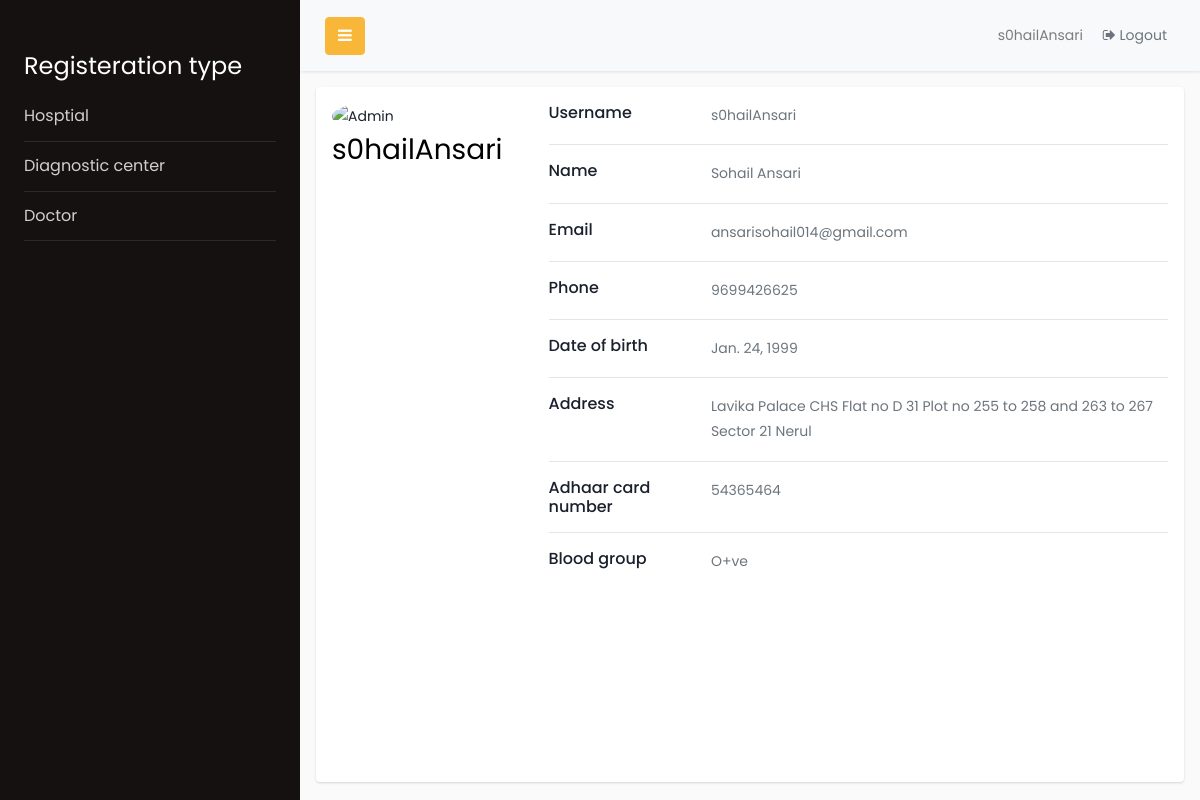
/p/profile/ (signed in), run on the app's committed database.
### ARCIT/models.py (models this page shows)
class User(AbstractUser):
    id = models.BigAutoField(primary_key=True)
    is_patient = models.BooleanField(default=False)
    is_doctor = models.BooleanField(default=False)
    is_hospital = models.BooleanField(default=False)
    is_diagnosticDepartment = models.BooleanField(default=False)

### Patient/models.py (models this page shows)
class Patient(models.Model):
    id = models.BigAutoField(primary_key=True)
    user=models.OneToOneField(settings.AUTH_USER_MODEL, on_delete=models.CASCADE)
    name = models.CharField(max_length=100)
    email = models.EmailField(max_length=254, unique=True)
    phone_number = models.BigIntegerField(unique=True)
    dob	= models.DateField()
    gender = models.CharField(max_length=20)
    weight = models.IntegerField()
    address = models.CharField(max_length=254)
    state = models.CharField(max_length=254, null=True)
    adharcardno = models.BigIntegerField(unique=True)
    blood_group = models.CharField(max_length=5, null=True)
    created_by = models.ForeignKey(settings.AUTH_USER_MODEL, related_name='created_by', on_delete=models.CASCADE)

### Patient/views.py (the view)
class ViewPatientProfile(TemplateView):
    template_name='Patient/profile.html'
    def get(self,request, *args, **kwargs):
        user = User.objects.get(username=request.session['loggedin_username'])
        patient = Patient.objects.get(user=user)
        return render(request,self.template_name,{'profile':patient})

### templates/Patient/profile.html (shortened to what this page needs)
{% extends 'sidebar.html' %}
{% block content %}
<body>
    <div class="row gutters-sm">
        <div class="col-md-12">
            <div class="card" style="height: calc(100vh - 105px);">
                <div class="card-body">
                    <div class="row">
                        <div class="col-3">
                            <img src="https://bootdey.com/img/Content/avatar/avatar7.png" alt="Admin" class="rounded-circle" width="150">
                            <div><h3>{{profile.user}}</h3></div>
                        </div>
                        <div class="col-9">
                            <div class="row">
                                <div class="col-sm-3"><h6 class="mb-0">Username</h6></div>
                                <div class="col-sm-9 text-secondary">{{profile.user}}</div>
                            </div>
                            <hr>
                            <div class="row">
                                <div class="col-sm-3"><h6 class="mb-0">Name</h6></div>
                                <div class="col-sm-9 text-secondary">{{profile.name}}</div>
                            </div>
                            <hr>
                            <div class="row">
                                <div class="col-sm-3">
                                    <h6 class="mb-0">Email</h6>
                                </div>
                            <div class="col-sm-9 text-secondary">{{profile.email}}</div>
                        </div>
                        <hr>
                        <div class="row">
                            <div class="col-sm-3">
                                <h6 class="mb-0">Phone</h6>
                            </div>
                            <div class="col-sm-9 text-secondary">{{profile.phone_number}}</div>
                        </div>
                        <hr>
                        <div class="row">
                            <div class="col-sm-3">
                                <h6 class="mb-0">Date of birth</h6>
                            </div>
                            <div class="col-sm-9 text-secondary">{{profile.dob}}</div>
                        </div>
                        <hr>
                        <div class="row">
                            <div class="col-sm-3"><h6 class="mb-0">Address</h6></div>
                            <div class="col-sm-9 text-secondary">{{profile.address}}</div>
                        </div>
                        <hr>
                        <div class="row">
                            <div class="col-sm-3">
                                <h6 class="mb-0">Adhaar card number</h6>
                            </div>
                            <div class="col-sm-9 text-secondary">{{profile.adharcardno}}</div>
                        </div>
                        <hr><div class="row">
                            <div class="col-sm-3">
                                <h6 class="mb-0">Blood group</h6>
                            </div>
                            <div class="col-sm-9 text-secondary">{{profile.blood_group}}</div>
                        </div>
                    </div>
                </div>
            </div>
            </div>
        </div>
    </div>
</body>
{% endblock %}

### templates/sidebar.html (shortened to what this page needs)
{% load static %}
<!doctype html>
<html lang="en">
  <head>
    <link rel="stylesheet" href="https://stackpath.bootstrapcdn.com/font-awesome/4.7.0/css/font-awesome.min.css">
    <link rel="stylesheet" href="{% static 'css/style.css' %}">
  </head>
  <body>
		<div class="wrapper d-flex align-items-stretch">
			<nav id="sidebar">
				<div class="p-4 pt-5">
          <ul class="list-unstyled components mb-5">
              {% if request.session.is_doctor %}
                <li>
                    <a href="{% url 'doctorprofile' %}">Profile</a>
                </li>
                <li>
                    <a href="{% url 'registeration' role="P" %}">New patient</a>
                </li>
                <li>
                    <a href="{% url 'otpAuth' %}">Existing patient</a>
                </li>
              {% else %}
                <li>
                    <h4 style="color:white">Registeration type</h4>
                </li>
                <li>
                    <a href="{% url 'registeration' role="H" %}">Hosptial</a>
                </li>
                <li>
                    <a href="{% url 'registeration' role="R" %}">Diagnostic center</a>
                </li>
                <li>
                    <a href="{% url 'registeration' role="D" %}">Doctor</a>
                </li>
            {% endif %}
          </ul>
	      </div>
    	</nav>
      <div id="content">
        <nav class="navbar navbar-expand-lg navbar-light bg-light mb-0">
          <div class="container-fluid">
            <button type="button" id="sidebarCollapse" class="btn btn-primary">
              <i class="fa fa-bars"></i>
            </button>
            <div class="collapse navbar-collapse" id="navbarSupportedContent">
              <ul class="nav navbar-nav ml-auto" >
                <li class="nav-item">
                  {% if request.session.loggedin_username %}
                    <a href="{% url 'logout' %}" class="nav-link">
                  {% else %}
                    <a href="{% url 'login' %}" class="nav-link">
                  {% endif %}
                    <span class="mr-3">{{request.session.loggedin_username}}</span>
                    <span class="text-secondary">
                      <i class="fa fa-sign-out" aria-hidden="true"></i>
                        <span class="pt-1">
                          {% if request.session.loggedin_username %}
                              Logout
                          {% else %}
                              Login
                          {% endif %}
                        </span>
                    </span>
                </a>
              </ul>
            </div>
          </div>
        </nav>
        <div class="p-3">
          {% block content %} {% endblock content %}
        </div>
      </div>
		</div>
  </body>
</html>

### templates/Patient/profile.html (style rules this page uses)
body { color: #1a202c; text-align: left; }
.card { box-shadow: 0 1px 3px 0 rgba(0,0,0,.1), 0 1px 2px 0 rgba(0,0,0,.06); }
.card { position: relative; display: flex; flex-direction: column; min-width: 0; word-wrap: break-word; background-color: #fff; background-clip: border-box; border: 0 solid rgba(0,0,0,.125); border-radius: .25rem; }
.card-body { flex: 1 1 auto; min-height: 1px; padding: 1rem; }
.gutters-sm { margin-right: -8px; margin-left: -8px; }
.gutters-sm>.col, .gutters-sm>[class*=col-] { padding-right: 8px; padding-left: 8px; }

### data on the page
User: session.loggedin_username "s0hailAnsari"
Patient: user "s0hailAnsari", name "Sohail Ansari", email "ansarisohail014@gmail.com", phone_number "9699426625", dob "Jan. 24, 1999", address "Lavika Palace CHS Flat no D 31 Plot no 255 to 258 and 263 to 267 Sector 21 Nerul", adharcardno "54365464", blood_group "O+ve"
